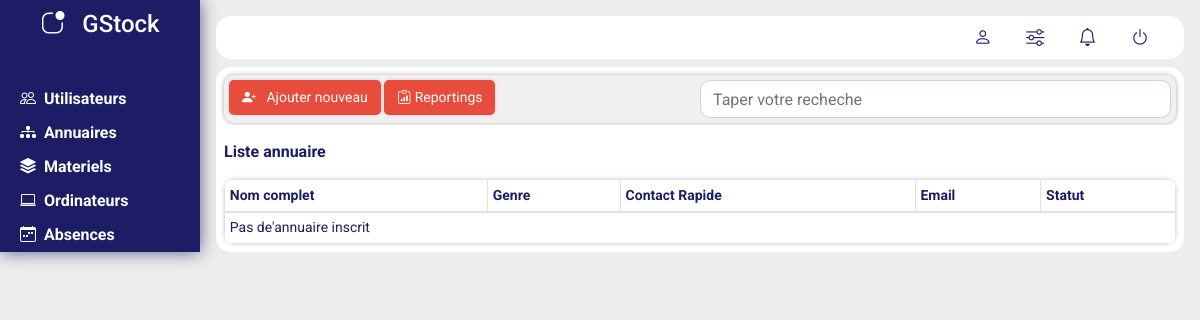
Before: /directories/ with the older database file.
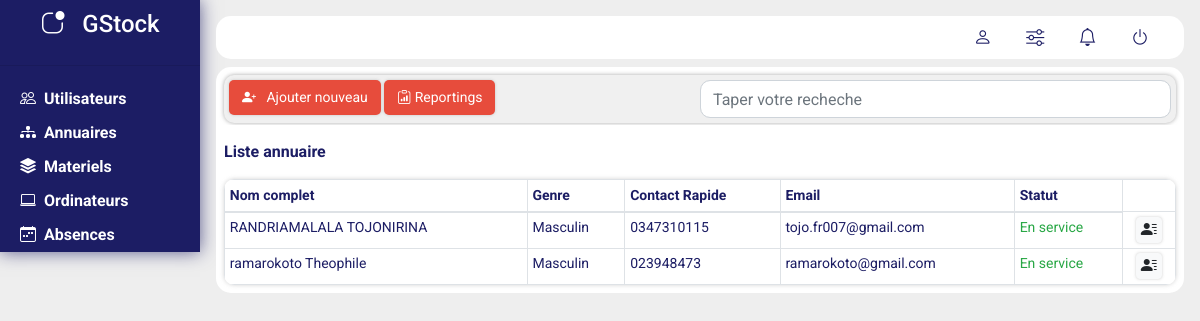
After: the same page with the newer database file.
### directories/models.py (models this page shows, shortened)
class Directories(models.Model):
    class Meta:
        db_table = 'directories'
        managed = True
        verbose_name = 'Directories'
        verbose_name_plural = 'Directories'
    full_name = models.CharField(max_length=30)
    gender = models.CharField(max_length=10)
    date_of_birth = models.DateField()
    place_of_birth = models.CharField(max_length=50)
    cin = models.CharField(max_length=20)
    delivered_on = models.DateField()
    delivered_at = models.CharField(max_length=50)
    phone = models.CharField(max_length=30)
    urgent_phone = models.CharField(max_length=30)
    email = models.EmailField()
    address = models.CharField(max_length=100)
    function = models.CharField(max_length=100)
    departement = models.CharField(max_length=20)
    date_of_service = models.DateField()
    end_of_service = models.DateField(null=True)
    matricule_number = models.CharField(max_length=10)
    state = models.IntegerField() # conge|permission|other
    avatar = models.CharField(max_length=100, null=True)
    notes = models.TextField(null=True)
    administrator = models.CharField(max_length=50)
    created_at = models.DateTimeField(auto_now_add=True)
    updated_at = models.DateTimeField(auto_now=True)

### directories/views.py (the view)
# urls.py: path('', AbsenceView.home, name="absence_home"),
def home(request):
    try:
        directories = Directories.objects.all()
    except:
        return HttpResponse('Not found', status=500)
    return render(request, 'directory/home.html', {'directories':directories})

### directories/templates/directory/home.html (shortened to what this page needs)
{% extends "layout.html" %}
{% block content %}
<div class="container m-0 p-0">
    <div class="container-fluid sublink">
        <div class="row">
            <div class="col-sm-6 col-md-6 col-lg-6 p-0">
                <a class="btn btn-option" id="add"><i class="bi bi-person-plus-fill"></i> &nbsp; Ajouter nouveau</a>
                <a href="{% url 'material:reporting_material' %}" class="btn btn-option"><i class="bi bi-clipboard-data"></i> Reportings</a>
            </div>
            <div class="col-sm-6 col-md-6 col-lg-6 p-0">
                <input type="search" class="form-control input-search" placeholder="Taper votre recheche">
            </div>
        </div>
    </div>
    <div class="container-fluid subtitle">
        Liste annuaire
    </div>
    <div class="container-fluid lists p-0">
        <table class='table table-sm table-hovered table-bordered table-list m-0'>
            <thead>
                <tr>
                    <th>Nom complet</th>
                    <th>Genre</th>
                    <th>Contact Rapide</th>
                    <th>Email</th>
                    <th>Statut</th>
                </tr>
            </thead>
            <tbody>
                {% for directory in directories %}
                    <tr>
                        <td>{{ directory.full_name }}</td>
                        <td>
                            {% if directory.gender == 'man' %}
                             Masculin
                            {% elif directory.gender == 'woman' %}
                            <span class="fa fa-femele"></span> Feminin
                            {% else %}
                            Autre
                            {% endif %}
                        </td>
                        <td>{{ directory.urgent_phone }}</td>
                        <td>{{ directory.email }}</td>
                        <td>
                            {% if directory.state == 1 %}
                            <span class="text-success">En service</span>
                            {% elif directory.state == 2 %}
                            <span class="text-warning">En pause</span>
                            {% elif directory.state == 3 %}
                            <span class="text-warning">En permission</span>
                            {% elif directory.state == 4 %}
                            <span class="text-danger">En cong&eacute;</span>
                            {% elif directory.state == 0 %}
                            <span class="text-danger text-bold">Hors service</span>
                            {% else %}
                            <span class="text-dark">{ErrorService}</span>
                            {% endif %}
                        </td>
                        <td class="text-center">
                            <a href="{% url 'directories:show_directory' directory.id %}" class="btn btn-light pt-0 pb-0 pl-1 pr-1" title="Voir"><i class="bi bi-person-lines-fill"></i></a>
                        </td>
                    </tr>
                {% empty %}
                    <tr>
                        <td colspan="5">Pas de'annuaire inscrit</td>
                    </tr>
                {% endfor %}
            </tbody>
        </table>
    </div>
</div>
{% endblock %}

Changed rows visible on the page:
added Directories: full_name "RANDRIAMALALA TOJONIRINA", gender "Masculin", urgent_phone "0347310115", email "tojo.fr007@gmail.com", state "En service"
added Directories: full_name "ramarokoto Theophile", gender "Masculin", urgent_phone "023948473", email "ramarokoto@gmail.com", state "En service"
Other visible differences:
text no longer shown: "Pas de'annuaire inscrit"
